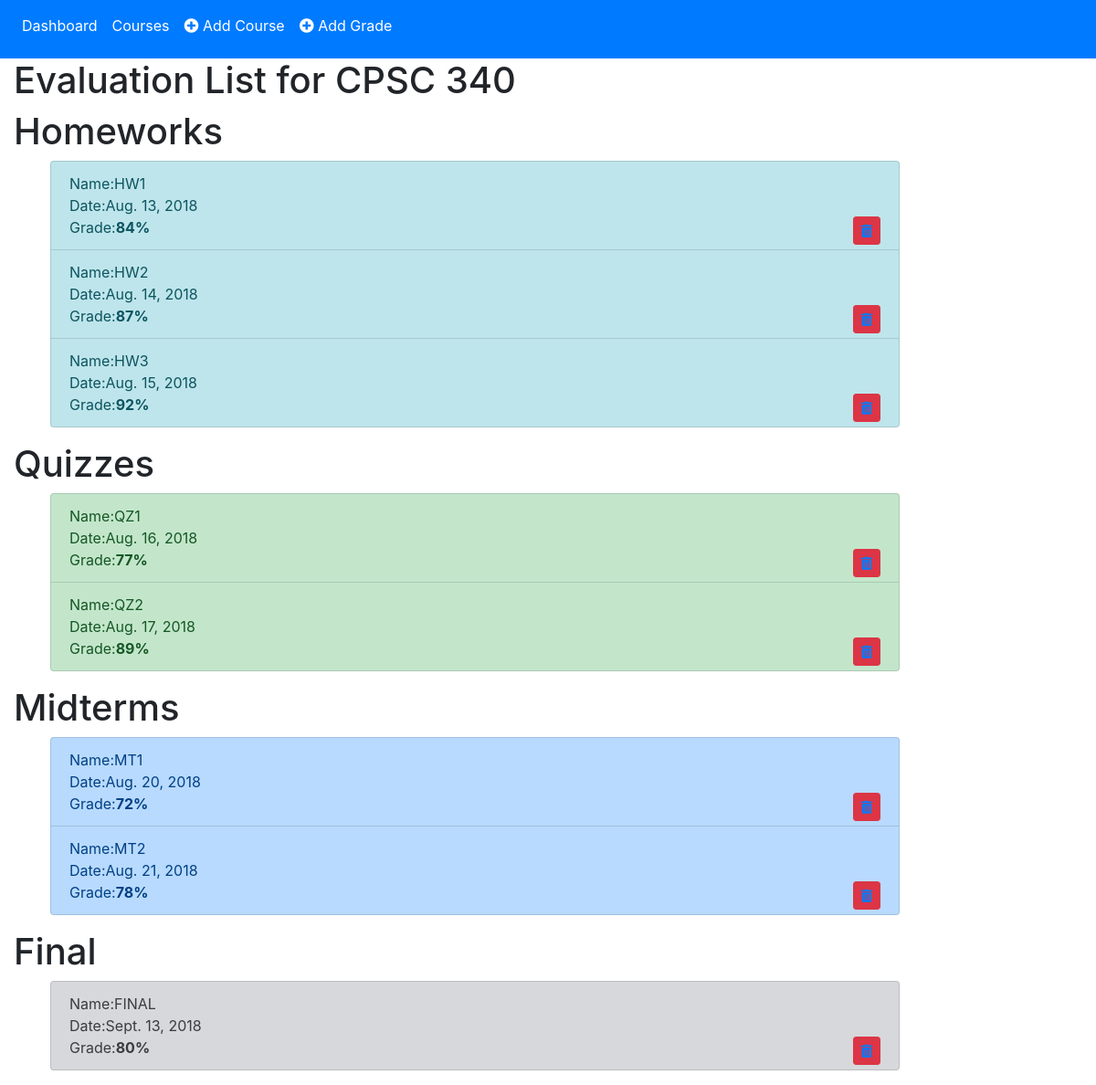
Screenshot of /dashboard/courses/10/grades with the database file from the repository.
### dashboard/models.py (models this page shows, shortened)
class Course(models.Model):
    name = models.CharField(max_length=20, help_text="Enter a course name (e.g. CPSC 317, MATH 200)")
    homeworks = models.IntegerField(
        default=0,
        help_text="Percentage weight for homeworks",
    )
    quizzes = models.IntegerField(
        default=0,
        help_text="Percentage weight for quizzes",
    )
    midterms = models.IntegerField(
        default=0,
        help_text="Percentage weight for midterms",
    )
    final = models.IntegerField(
        default=0,
        help_text="Percentage weight for final exam",
    )

class Grades(models.Model):
    course = models.ForeignKey(
        Course,
        on_delete=models.CASCADE,
        help_text="choose the course for the grade"
    )
    EVALUATION_TYPE = (
        ('h','Homework'),
        ('q','Quiz'),
        ('m','Midterm'),
        ('f','Final'),
    )
    evaluation_type = models.CharField(max_length=1, choices=EVALUATION_TYPE, default='h' , help_text='Choose type of evaluation (e.g Homework)')
    evaluation_name = models.CharField(max_length=20, default='Homework 1', help_text='enter a name for this evaluation')
    grade = models.IntegerField(
        help_text = "Enter grade (ex. 83)"
    )
    date_added = models.DateField(("Date"), default=datetime.date.today)

### dashboard/views.py (the view)
# urls.py: path('courses/<int:pk>/grades', views.grades_detail_view, name='grades-detail'),
def grades_detail_view(request,pk):
    try:
        course = Course.objects.get(id=pk)
        course_name = course.name
        course_avrg = course_overall_avrg(course.name)
        course_homework_grades = Grades.objects.filter(course__name=course_name,evaluation_type="h")
        course_quizz_grades = Grades.objects.filter(course__name=course_name,evaluation_type="q")
        course_midterm_grades = Grades.objects.filter(course__name=course_name,evaluation_type="m")
        course_final_grades = Grades.objects.filter(course__name=course_name,evaluation_type="f")
        context = {
            'course_name':course_name,
            'course_avrg':course_avrg,
            'course_homework_grades':course_homework_grades,
            'course_quizz_grades':course_quizz_grades,
            'course_midterm_grades':course_midterm_grades,
            'course_final_grades':course_final_grades,
        }
    except Course.DoesNotExist:
        raise Http404('Grades do not exist')
    return render(
        request,
        'grades_detail.html',
        context=context,
    )

### dashboard/views.py (called while the page is built)
def evaluation_avrg(evaluation_type, course_name):
    avrg = 0 if (Grades.objects.all().filter(course__name=course_name,evaluation_type=evaluation_type).count()==0) else Grades.objects.all().filter(course__name=course_name,evaluation_type=evaluation_type).aggregate(Avg('grade'))['grade__avg']
    return round(avrg,2)

def evaluation_weight(evaluation_type, course_name):
    if evaluation_type=='h':
        return 0 if (Grades.objects.all().filter(course__name=course_name,evaluation_type=evaluation_type).count()==0) else Course.objects.get(name=course_name).homeworks
    elif evaluation_type=='q':
        return 0 if (Grades.objects.all().filter(course__name=course_name,evaluation_type=evaluation_type).count()==0) else Course.objects.get(name=course_name).quizzes
    elif evaluation_type=='m':
        return 0 if (Grades.objects.all().filter(course__name=course_name,evaluation_type=evaluation_type).count()==0) else Course.objects.get(name=course_name).midterms
    else:
        return 0 if (Grades.objects.all().filter(course__name=course_name,evaluation_type=evaluation_type).count()==0) else Course.objects.get(name=course_name).final

def course_overall_avrg(course_name):
    if Grades.objects.filter(course__name=course_name):
        hw_avrg = evaluation_avrg('h',course_name)
        qz_avrg = evaluation_avrg('q',course_name)
        mt_avrg = evaluation_avrg('m',course_name)
        fn_avrg = evaluation_avrg('f',course_name)
        hw_weight = evaluation_weight('h',course_name)
        qz_weight = evaluation_weight('q',course_name)
        mt_weight = evaluation_weight('m',course_name)
        fn_weight = evaluation_weight('f',course_name)
        overall_avrg = ((hw_avrg*hw_weight)+(qz_avrg*qz_weight)+(mt_avrg*mt_weight)+(fn_avrg*fn_weight))/(hw_weight+qz_weight+mt_weight+fn_weight)
        return round(overall_avrg,2)
    else:
        return 0

### dashboard/templates/grades_detail.html
{% extends "base_generic.html" %}
{% block content %}
  <h1>Evaluation List for {{ course_name }}</h1>
  <h1>Homeworks</h1>
  <ul>
    {% if course_homework_grades %}
        {% for hw in course_homework_grades %}
            <li class="list-group-item list-group-item-info">
                    Name:{{ hw.evaluation_name }}<br>   Date:{{ hw.date_added }}<br>  Grade:<span style="font-weight: bolder">{{ hw.grade }}%</span>  <span style="float: right"><button type="button" class="btn btn-danger btn-sm"><a href="delete/{{ hw.id }}"><i class="fas fa-trash-alt"></i></a></button></span>
            </li>
        {% endfor %}
    {% else %}
            <p>There are no homework marks yet.</p>
    {% endif %}
  </ul>
  <h1>Quizzes</h1>
  <ul>
    {% if course_quizz_grades %}
        {% for qz in course_quizz_grades %}
        <li class="list-group-item list-group-item-success">
                Name:{{ qz.evaluation_name }}<br>   Date:{{ qz.date_added }}<br>  Grade:<span style="font-weight: bolder">{{ qz.grade }}%</span>  <span style="float: right"><button type="button" class="btn btn-danger btn-sm"><a href="delete/{{ qz.id }}"><i class="fas fa-trash-alt"></i></a></button></span>
        </li>
        {% endfor %}
    {% else %}
            <p>There are no quizz marks yet.</p>
    {% endif %}
  </ul>
  <h1>Midterms</h1>
  <ul>
    {% if course_midterm_grades %}
        {% for mt in course_midterm_grades %}
        <li class="list-group-item list-group-item-primary">
                Name:{{ mt.evaluation_name }}<br>   Date:{{ mt.date_added }}<br>  Grade:<span style="font-weight: bolder">{{ mt.grade }}%</span>  <span style="float: right"><button type="button" class="btn btn-danger btn-sm"><a href="delete/{{ mt.id }}"><i class="fas fa-trash-alt"></i></a></button></span>
        </li>
        {% endfor %}
    {% else %}
        <p>There are no midterm marks yet.</p>
    {% endif %}
  </ul>
  <h1>Final</h1>
  <ul>
    {% if course_final_grades %}
        {% for fn in course_final_grades %}
        <li class="list-group-item list-group-item-secondary">
                Name:{{ fn.evaluation_name }}<br>   Date:{{ fn.date_added }}<br>  Grade:<span style="font-weight: bolder">{{ fn.grade }}%</span>  <span style="float: right"><button type="button" class="btn btn-danger btn-sm"><a href="delete/{{ fn.id }}"><i class="fas fa-trash-alt"></i></a></button></span>
        </li>
        {% endfor %}
    {% else %}
        <p>There are no final mark yet.</p>
    {% endif %}
  </ul>
{% endblock %}

### rows the page displays
Course: name "CPSC 340"
Grades: evaluation_name "HW1", date_added "Aug. 13, 2018", grade "84"
Grades: evaluation_name "HW2", date_added "Aug. 14, 2018", grade "87"
Grades: evaluation_name "HW3", date_added "Aug. 15, 2018", grade "92"
Grades: evaluation_name "QZ1", date_added "Aug. 16, 2018", grade "77"
Grades: evaluation_name "QZ2", date_added "Aug. 17, 2018", grade "89"
Grades: evaluation_name "MT1", date_added "Aug. 20, 2018", grade "72"
Grades: evaluation_name "MT2", date_added "Aug. 21, 2018", grade "78"
Grades: evaluation_name "FINAL", date_added "Sept. 13, 2018", grade "80"
